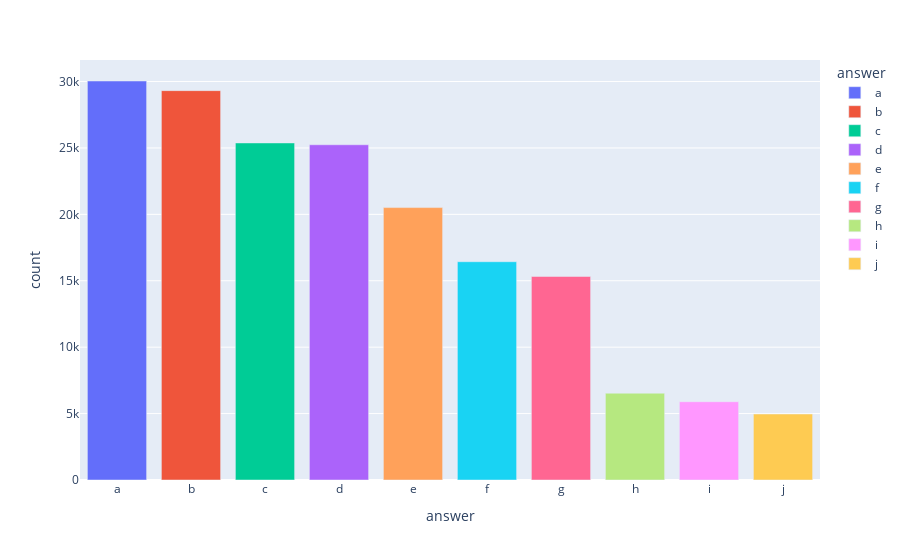

Notebook cell for this chart:
### Code cell
graph

### Figure 1 — Plotly figure (JSON) as saved in the notebook; plotly's stock layout.template omitted (floating-point values rounded to 4 significant figures)
{"data": [{"alignmentgroup": "True", "hovertemplate": "answer=%{x}<br>count=%{y}<extra></extra>", "legendgroup": "a", "marker": {"color": "#636efa", "pattern": {"shape": ""}}, "name": "a", "offsetgroup": "a", "orientation": "v", "showlegend": true, "textposition": "auto", "type": "bar", "x": ["a"], "xaxis": "x", "y": [30040], "yaxis": "y"}, {"alignmentgroup": "True", "hovertemplate": "answer=%{x}<br>count=%{y}<extra></extra>", "legendgroup": "b", "marker": {"color": "#EF553B", "pattern": {"shape": ""}}, "name": "b", "offsetgroup": "b", "orientation": "v", "showlegend": true, "textposition": "auto", "type": "bar", "x": ["b"], "xaxis": "x", "y": [29314], "yaxis": "y"}, {"alignmentgroup": "True", "hovertemplate": "answer=%{x}<br>count=%{y}<extra></extra>", "legendgroup": "c", "marker": {"color": "#00cc96", "pattern": {"shape": ""}}, "name": "c", "offsetgroup": "c", "orientation": "v", "showlegend": true, "textposition": "auto", "type": "bar", "x": ["c"], "xaxis": "x", "y": [25377], "yaxis": "y"}, {"alignmentgroup": "True", "hovertemplate": "answer=%{x}<br>count=%{y}<extra></extra>", "legendgroup": "d", "marker": {"color": "#ab63fa", "pattern": {"shape": ""}}, "name": "d", "offsetgroup": "d", "orientation": "v", "showlegend": true, "textposition": "auto", "type": "bar", "x": ["d"], "xaxis": "x", "y": [25240], "yaxis": "y"}, {"alignmentgroup": "True", "hovertemplate": "answer=%{x}<br>count=%{y}<extra></extra>", "legendgroup": "e", "marker": {"color": "#FFA15A", "pattern": {"shape": ""}}, "name": "e", "offsetgroup": "e", "orientation": "v", "showlegend": true, "textposition": "auto", "type": "bar", "x": ["e"], "xaxis": "x", "y": [20510], "yaxis": "y"}, {"alignmentgroup": "True", "hovertemplate": "answer=%{x}<br>count=%{y}<extra></extra>", "legendgroup": "f", "marker": {"color": "#19d3f3", "pattern": {"shape": ""}}, "name": "f", "offsetgroup": "f", "orientation": "v", "showlegend": true, "textposition": "auto", "type": "bar", "x": ["f"], "xaxis": "x", "y": [16433], "yaxis": "y"}, {"alignmentgroup": "True", "hovertemplate": "answer=%{x}<br>count=%{y}<extra></extra>", "legendgroup": "g", "marker": {"color": "#FF6692", "pattern": {"shape": ""}}, "name": "g", "offsetgroup": "g", "orientation": "v", "showlegend": true, "textposition": "auto", "type": "bar", "x": ["g"], "xaxis": "x", "y": [15323], "yaxis": "y"}, {"alignmentgroup": "True", "hovertemplate": "answer=%{x}<br>count=%{y}<extra></extra>", "legendgroup": "h", "marker": {"color": "#B6E880", "pattern": {"shape": ""}}, "name": "h", "offsetgroup": "h", "orientation": "v", "showlegend": true, "textposition": "auto", "type": "bar", "x": ["h"], "xaxis": "x", "y": [6536], "yaxis": "y"}, {"alignmentgroup": "True", "hovertemplate": "answer=%{x}<br>count=%{y}<extra></extra>", "legendgroup": "i", "marker": {"color": "#FF97FF", "pattern": {"shape": ""}}, "name": "i", "offsetgroup": "i", "orientation": "v", "showlegend": true, "textposition": "auto", "type": "bar", "x": ["i"], "xaxis": "x", "y": [5893], "yaxis": "y"}, {"alignmentgroup": "True", "hovertemplate": "answer=%{x}<br>count=%{y}<extra></extra>", "legendgroup": "j", "marker": {"color": "#FECB52", "pattern": {"shape": ""}}, "name": "j", "offsetgroup": "j", "orientation": "v", "showlegend": true, "textposition": "auto", "type": "bar", "x": ["j"], "xaxis": "x", "y": [4968], "yaxis": "y"}], "layout": {"barmode": "relative", "legend": {"title": {"text": "answer"}, "tracegroupgap": 0}, "margin": {"t": 60}, "xaxis": {"anchor": "y", "categoryarray": ["a", "b", "c", "d", "e", "f", "g", "h", "i", "j"], "categoryorder": "array", "domain": [0, 1], "title": {"text": "answer"}}, "yaxis": {"anchor": "x", "domain": [0, 1], "title": {"text": "count"}}}}
